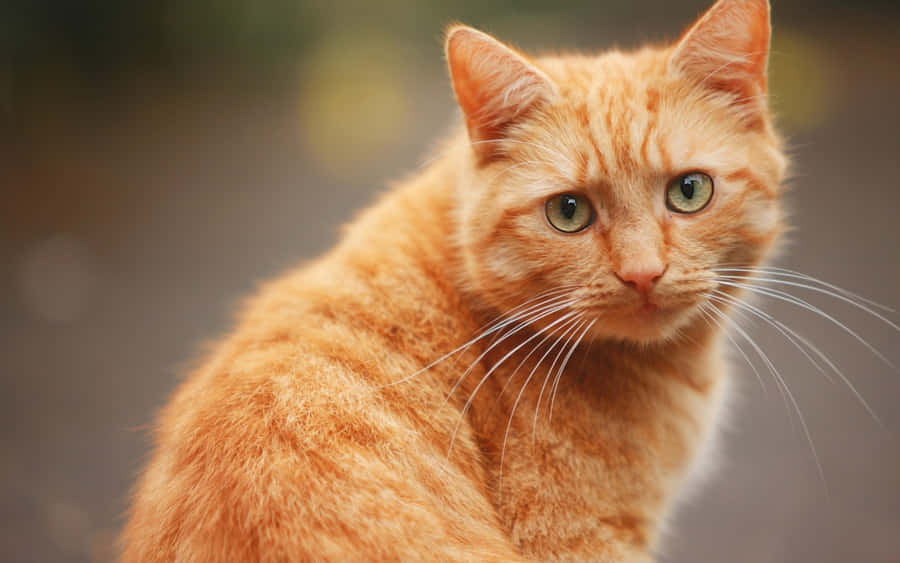
#> input picture Photos/cat.jpg, 900 x 563 px
$ python transformation.py
#> lines starting #> are read from the running program, lines starting #| are printed output that depends on the picture
import cv2 as cv
import numpy as np

img = cv.imread("../Photos/cat.jpg")  # Lùi về thư mục cha rồi vào Photos/
#> img is the input picture: shape (563, 900, 3); mean B, G, R 83.2, 115.9, 153.3
cv.imshow("Cat", img)


# Translation
def translate(img, x, y):
#> called with x = 100, y = 100
    transMat = np.float32([[1, 0, x], [0, 1, y]])
    dimensions = (img.shape[1], img.shape[0])
#> dimensions = (900, 563)
    return cv.warpAffine(img, transMat, dimensions)
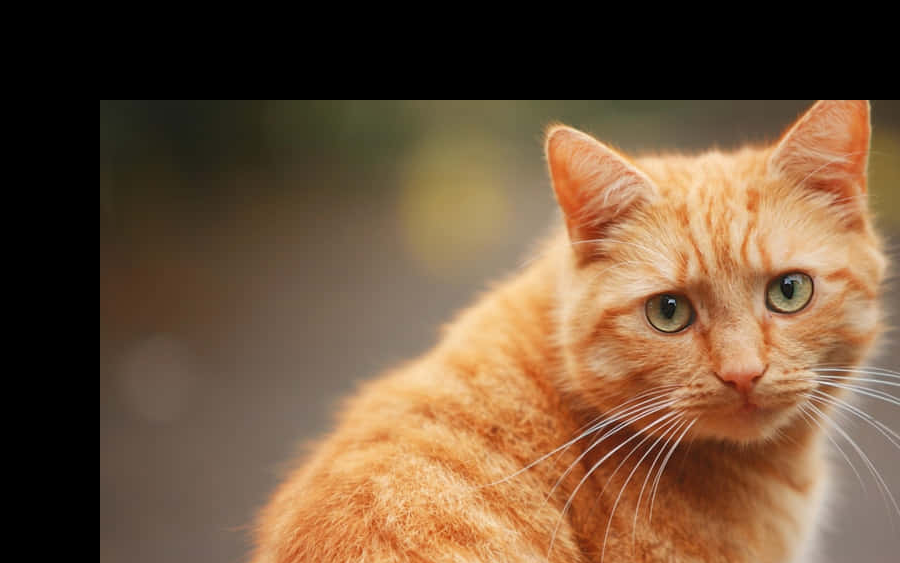
#> returned value: shape (563, 900, 3); mean of channels 0, 1, 2 59.8, 84.7, 112.1; drawn as B, G, R


# -x --> Left
# -y --> Up
# x --> Right
# y --> Down
translated = translate(img, 100, 100)
cv.imshow("Translated", translated)


# Rotation
def rotate(img, angle, rotPoint=None):
#> called with angle = 45
    (height, width) = img.shape[:2]
#> height = 563; width = 900
    if rotPoint is None:
        rotPoint = (width // 2, height // 2)
#> rotPoint = (450, 281)
    rotMat = cv.getRotationMatrix2D(rotPoint, angle, 1.0)
    dimensions = (width, height)
#> dimensions = (900, 563)
    return cv.warpAffine(img, rotMat, dimensions)
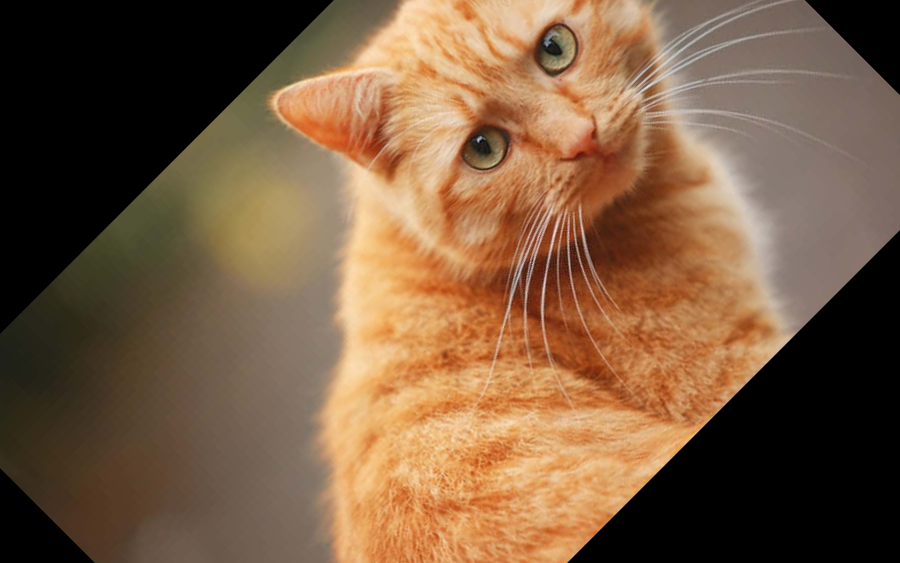
#> returned value: shape (563, 900, 3); mean of channels 0, 1, 2 65.4, 91.9, 121.7; drawn as B, G, R


rotated = rotate(img, 45)
cv.imshow("Rotated", rotated)

rotated_rotated = rotate(rotated, -45)
#> call 2 of rotate, with angle = -45
#> in rotate (call 2), `return cv.warpAffine(img, rotMat, dimensions)`:
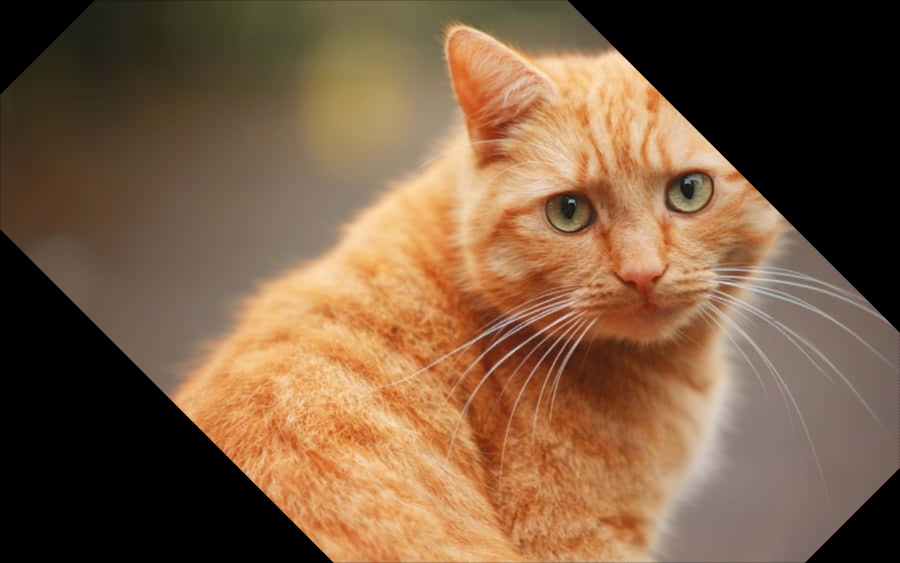
#> returned value: shape (563, 900, 3); mean of channels 0, 1, 2 65.3, 91.9, 121.6; drawn as B, G, R
cv.imshow("Rotated Rotated", rotated_rotated)

# Resizing
resized = cv.resize(img, (500, 500), interpolation=cv.INTER_CUBIC)
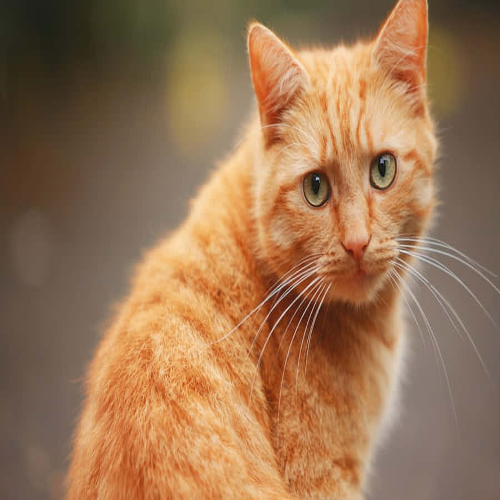
#> resized: shape (500, 500, 3); mean B, G, R 83.2, 115.9, 153.3
cv.imshow("Resized", resized)

# Flipping
flip = cv.flip(img, -1)
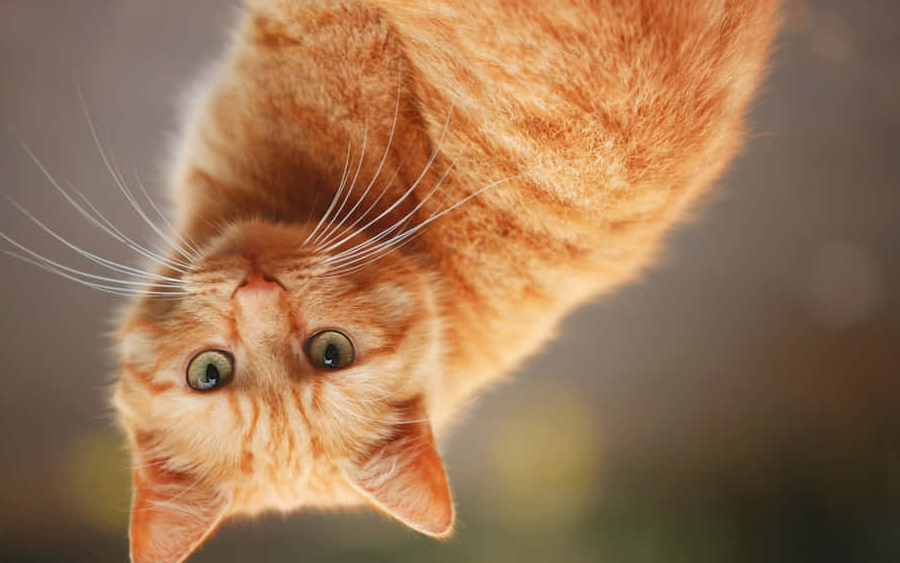
#> flip: shape (563, 900, 3); mean B, G, R 83.2, 115.9, 153.3
cv.imshow("Flip", flip)

# Cropping
cropped = img[200:400, 300:400]
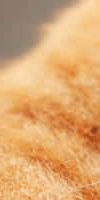
#> cropped: shape (200, 100, 3); mean B, G, R 113.2, 168.8, 220.2
cv.imshow("Cropped", cropped)

cv.waitKey(0)

$ run again, with Photos/me_2.jpg copied over Photos/cat.jpg
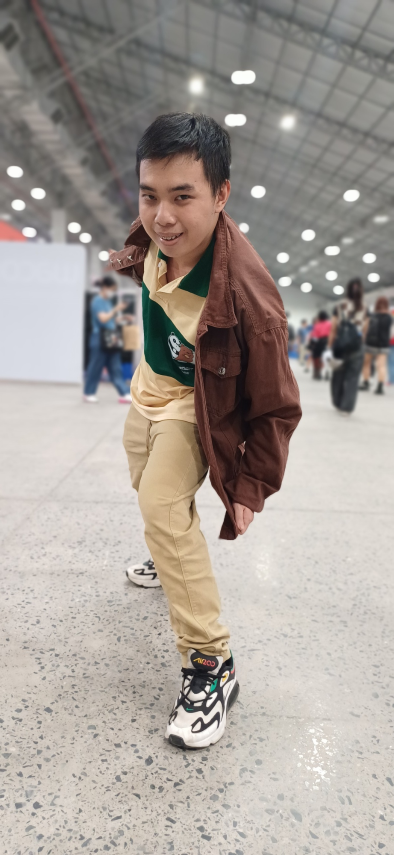
#> input picture Photos/me_2.jpg, 788 x 1710 px (shown at 1/2 size)
#> img is the input picture: shape (1710, 788, 3); mean B, G, R 151.5, 157.7, 165.3
#> `flip = cv.flip(img, -1)`:
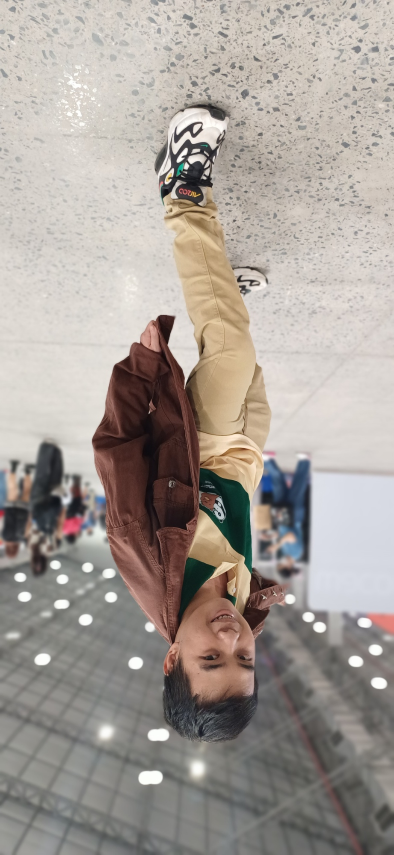
#> flip: shape (1710, 788, 3) (shown at 1/2 size); mean B, G, R 151.5, 157.7, 165.3
#> `cropped = img[200:400, 300:400]`:
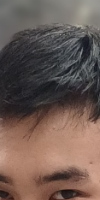
#> cropped: shape (200, 100, 3); mean B, G, R 83.4, 90.5, 108.8

$ run again, with Photos/my_class.jpg copied over Photos/cat.jpg
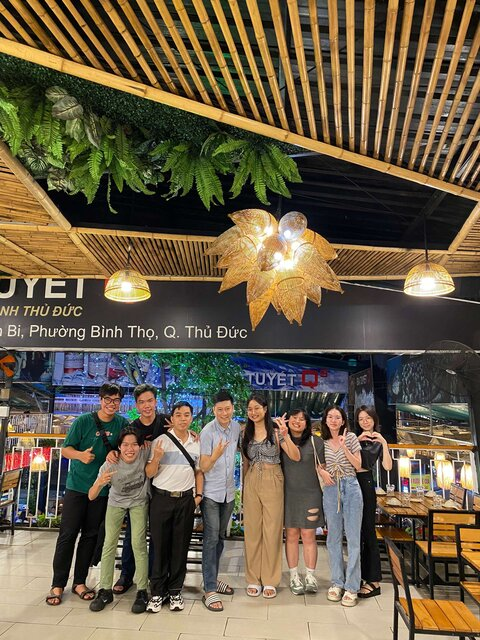
#> input picture Photos/my_class.jpg, 480 x 640 px
#> img is the input picture: shape (640, 480, 3); mean B, G, R 70.9, 93.5, 106.3
#> `flip = cv.flip(img, -1)`:
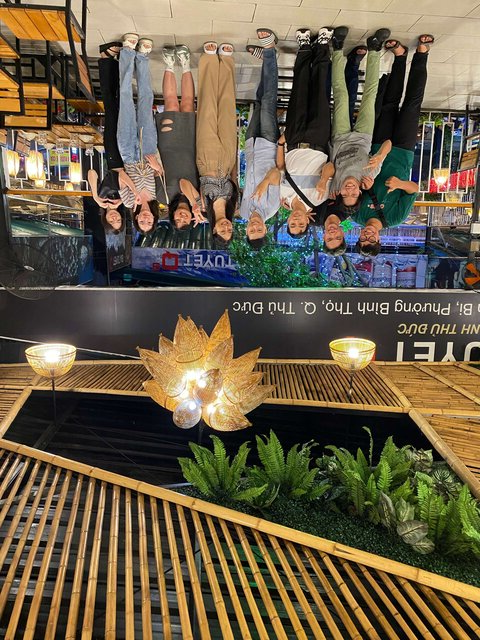
#> flip: shape (640, 480, 3); mean B, G, R 70.9, 93.5, 106.3
#> `cropped = img[200:400, 300:400]`:
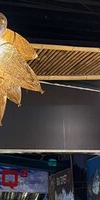
#> cropped: shape (200, 100, 3); mean B, G, R 57.4, 64.1, 74
